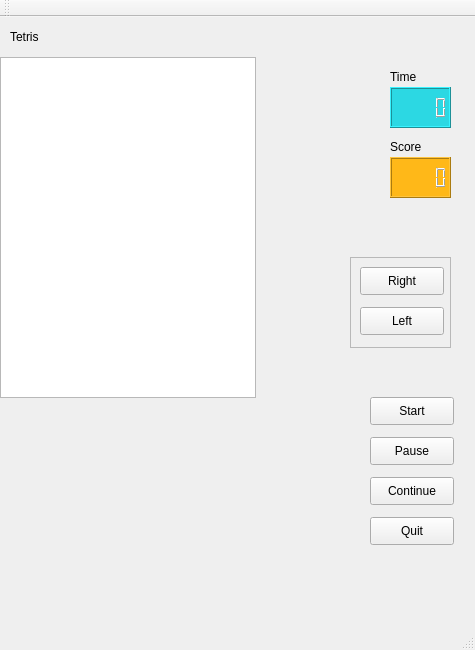
<?xml version="1.0" encoding="UTF-8"?>
<ui version="4.0">
 <class>MainWindow</class>
 <widget class="QMainWindow" name="MainWindow">
  <property name="geometry">
   <rect>
    <x>0</x>
    <y>0</y>
    <width>475</width>
    <height>650</height>
   </rect>
  </property>
  <property name="minimumSize">
   <size>
    <width>475</width>
    <height>650</height>
   </size>
  </property>
  <property name="maximumSize">
   <size>
    <width>16777215</width>
    <height>16777215</height>
   </size>
  </property>
  <property name="windowTitle">
   <string>MainWindow</string>
  </property>
  <property name="styleSheet">
   <string notr="true"/>
  </property>
  <widget class="QWidget" name="centralWidget">
   <property name="styleSheet">
    <string notr="true"/>
   </property>
   <widget class="QLabel" name="tetrisLabel">
    <property name="geometry">
     <rect>
      <x>10</x>
      <y>10</y>
      <width>81</width>
      <height>20</height>
     </rect>
    </property>
    <property name="styleSheet">
     <string notr="true">font: 17pt &quot;Cantarell&quot;;</string>
    </property>
    <property name="text">
     <string>Tetris</string>
    </property>
   </widget>
   <widget class="QLCDNumber" name="timeLcd">
    <property name="geometry">
     <rect>
      <x>390</x>
      <y>70</y>
      <width>61</width>
      <height>41</height>
     </rect>
    </property>
    <property name="styleSheet">
     <string notr="true">QLCDNumber{
    color: rgb(255, 255, 255);    
    background-color:rgb(44, 216, 227);
}</string>
    </property>
   </widget>
   <widget class="QLCDNumber" name="scoreLcd">
    <property name="geometry">
     <rect>
      <x>390</x>
      <y>140</y>
      <width>61</width>
      <height>41</height>
     </rect>
    </property>
    <property name="styleSheet">
     <string notr="true">QLCDNumber{
    color: rgb(255, 255, 255);    
    background-color:rgb(255, 184, 24);
}</string>
    </property>
   </widget>
   <widget class="QPushButton" name="startButton">
    <property name="geometry">
     <rect>
      <x>370</x>
      <y>380</y>
      <width>84</width>
      <height>28</height>
     </rect>
    </property>
    <property name="text">
     <string>Start</string>
    </property>
   </widget>
   <widget class="QPushButton" name="pauseButton">
    <property name="geometry">
     <rect>
      <x>370</x>
      <y>420</y>
      <width>84</width>
      <height>28</height>
     </rect>
    </property>
    <property name="text">
     <string>Pause</string>
    </property>
   </widget>
   <widget class="QPushButton" name="quitButton">
    <property name="geometry">
     <rect>
      <x>370</x>
      <y>500</y>
      <width>84</width>
      <height>28</height>
     </rect>
    </property>
    <property name="text">
     <string>Quit</string>
    </property>
   </widget>
   <widget class="QLabel" name="timeLabel">
    <property name="geometry">
     <rect>
      <x>390</x>
      <y>50</y>
      <width>63</width>
      <height>20</height>
     </rect>
    </property>
    <property name="text">
     <string>Time</string>
    </property>
   </widget>
   <widget class="QLabel" name="scoreLabel">
    <property name="geometry">
     <rect>
      <x>390</x>
      <y>120</y>
      <width>63</width>
      <height>20</height>
     </rect>
    </property>
    <property name="text">
     <string>Score</string>
    </property>
   </widget>
   <widget class="QGraphicsView" name="graphicsViewTetris">
    <property name="geometry">
     <rect>
      <x>0</x>
      <y>40</y>
      <width>256</width>
      <height>341</height>
     </rect>
    </property>
   </widget>
   <widget class="QFrame" name="moveButtons">
    <property name="geometry">
     <rect>
      <x>350</x>
      <y>240</y>
      <width>101</width>
      <height>91</height>
     </rect>
    </property>
    <property name="frameShape">
     <enum>QFrame::StyledPanel</enum>
    </property>
    <property name="frameShadow">
     <enum>QFrame::Raised</enum>
    </property>
    <widget class="QPushButton" name="rightButton">
     <property name="geometry">
      <rect>
       <x>10</x>
       <y>10</y>
       <width>84</width>
       <height>28</height>
      </rect>
     </property>
     <property name="text">
      <string>Right</string>
     </property>
    </widget>
    <widget class="QPushButton" name="leftButton">
     <property name="geometry">
      <rect>
       <x>10</x>
       <y>50</y>
       <width>84</width>
       <height>28</height>
      </rect>
     </property>
     <property name="text">
      <string>Left</string>
     </property>
    </widget>
   </widget>
   <widget class="QPushButton" name="continueButton">
    <property name="geometry">
     <rect>
      <x>370</x>
      <y>460</y>
      <width>84</width>
      <height>28</height>
     </rect>
    </property>
    <property name="text">
     <string>Continue</string>
    </property>
   </widget>
   <widget class="QLabel" name="endLabel">
    <property name="geometry">
     <rect>
      <x>50</x>
      <y>180</y>
      <width>341</width>
      <height>41</height>
     </rect>
    </property>
    <property name="styleSheet">
     <string notr="true">font: 30pt &quot;Cantarell&quot;;</string>
    </property>
    <property name="text">
     <string/>
    </property>
   </widget>
   <widget class="QLabel" name="endScoreLabel">
    <property name="geometry">
     <rect>
      <x>50</x>
      <y>220</y>
      <width>341</width>
      <height>41</height>
     </rect>
    </property>
    <property name="styleSheet">
     <string notr="true">font: 25pt &quot;Cantarell&quot;;</string>
    </property>
    <property name="text">
     <string/>
    </property>
   </widget>
  </widget>
  <widget class="QMenuBar" name="menuBar">
   <property name="geometry">
    <rect>
     <x>0</x>
     <y>0</y>
     <width>475</width>
     <height>25</height>
    </rect>
   </property>
  </widget>
  <widget class="QToolBar" name="mainToolBar">
   <attribute name="toolBarArea">
    <enum>TopToolBarArea</enum>
   </attribute>
   <attribute name="toolBarBreak">
    <bool>false</bool>
   </attribute>
  </widget>
  <widget class="QStatusBar" name="statusBar"/>
 </widget>
 <layoutdefault spacing="6" margin="11"/>
 <resources/>
 <connections>
  <connection>
   <sender>quitButton</sender>
   <signal>clicked()</signal>
   <receiver>MainWindow</receiver>
   <slot>close()</slot>
   <hints>
    <hint type="sourcelabel">
     <x>411</x>
     <y>555</y>
    </hint>
    <hint type="destinationlabel">
     <x>237</x>
     <y>324</y>
    </hint>
   </hints>
  </connection>
 </connections>
</ui>
